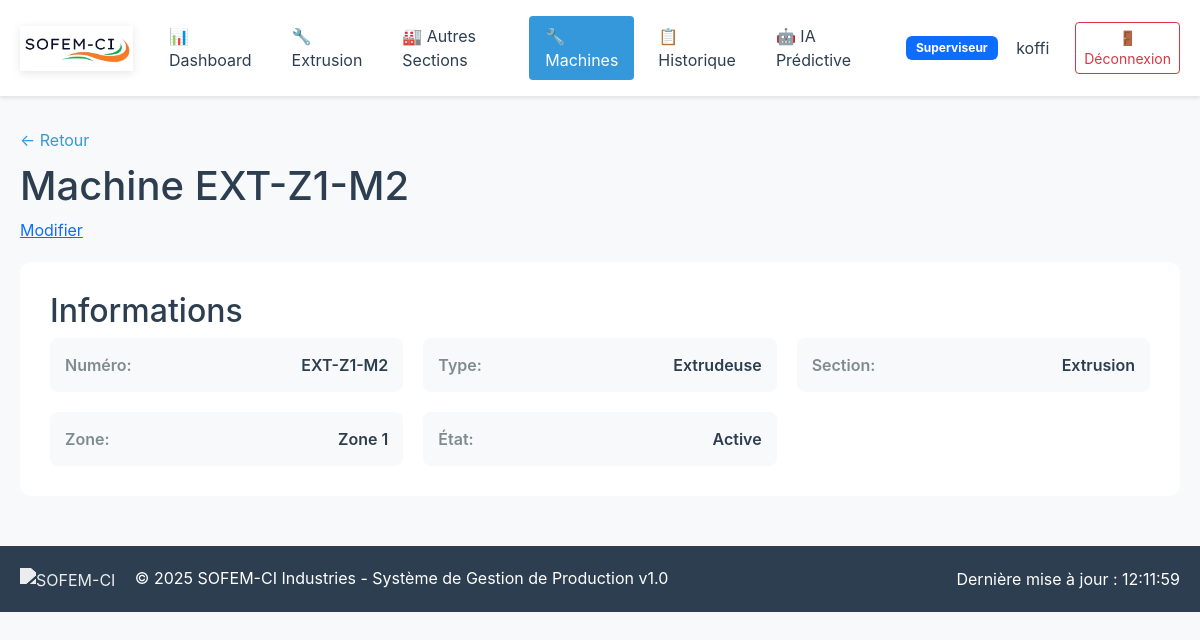
Screenshot of /machines/21/ (signed in) with the database file from the repository.
### sofemci/models/users.py (models this page shows, shortened)
class CustomUser(AbstractUser):
    ROLES = [
        ('admin', 'Administrateur'),
        ('chef_extrusion', 'Chef Zone Extrusion'),
        ('chef_soudure', 'Chef Zone Soudure'),
        ('chef_imprimerie', 'Chef Zone Imprimerie'),
        ('chef_recyclage', 'Chef Zone Recyclage'),
        ('superviseur', 'Superviseur'),
        ('direction', 'Direction'),
    ]
    role = models.CharField(max_length=20, choices=ROLES, default='superviseur')
    telephone = models.CharField(max_length=20, blank=True)
    date_embauche = models.DateField(null=True, blank=True)
    actif = models.BooleanField(default=True)
    class Meta:
        verbose_name = "Utilisateur"
        verbose_name_plural = "Utilisateurs"

### sofemci/models/machines.py (models this page shows, shortened)
class Machine(models.Model):
    TYPES_MACHINE = [
        ('extrudeuse', 'Extrudeuse'),
        ('refroidisseur', 'Refroidisseur'),
        ('enrouleur', 'Enrouleur'),
        ('imprimante', 'Imprimante'),
        ('soudeuse', 'Soudeuse'),
        ('moulinex', 'Moulinex'),
    ]
    ETATS = [
        ('actif', 'Active'),
        ('maintenance', 'Maintenance'),
        ('arret', 'Arrêtée'),
        ('panne', 'En Panne'),
    ]
    SECTIONS = [
        ('extrusion', 'Extrusion'),
        ('imprimerie', 'Imprimerie'),
        ('soudure', 'Soudure'),
        ('recyclage', 'Recyclage'),
    ]
    PROVENANCE_CHOICES = [
        ('chine', 'Chine'),
        ('allemagne', 'Allemagne'),
        ('italie', 'Italie'),
        ('france', 'France'),
        ('usa', 'États-Unis'),
        ('japon', 'Japon'),
        ('autre', 'Autre'),
    ]
    numero = models.CharField(max_length=10)
    type_machine = models.CharField(max_length=20, choices=TYPES_MACHINE)
    section = models.CharField(max_length=20, choices=SECTIONS)
    zone_extrusion = models.ForeignKey('ZoneExtrusion', on_delete=models.CASCADE, null=True, blank=True)
    etat = models.CharField(max_length=15, choices=ETATS, default='actif')
    date_installation = models.DateField(null=True, blank=True)
    derniere_maintenance = models.DateField(null=True, blank=True)
    capacite_horaire = models.DecimalField(max_digits=10, decimal_places=2, null=True, blank=True)
    observations = models.TextField(blank=True)
    provenance = models.CharField(
        max_length=20,
        choices=PROVENANCE_CHOICES,
        default='autre',
        verbose_name="Provenance",
        help_text="Pays d'origine de la machine"
    )
    est_nouvelle = models.BooleanField(
        default=True,
        verbose_name="Machine neuve",
        help_text="Indique si la machine était neuve lors de l'installation"
    )
    heures_fonctionnement_totales = models.DecimalField(
        max_digits=10,
        decimal_places=2,
        default=0,
        verbose_name="Heures de fonctionnement totales",
        help_text="Nombre total d'heures depuis installation"
    )
    heures_depuis_derniere_maintenance = models.DecimalField(
        max_digits=10,
        decimal_places=2,
        default=0,
        verbose_name="Heures depuis dernière maintenance"
    )
    prochaine_maintenance_prevue = models.DateField(
        null=True,
        blank=True,
        verbose_name="Prochaine maintenance prévue"
    )
    frequence_maintenance_jours = models.IntegerField(
        default=90,
        verbose_name="Fréquence maintenance (jours)",
        help_text="Intervalle recommandé entre maintenances"
    )
    nombre_pannes_totales = models.IntegerField(
        default=0,
        verbose_name="Nombre de pannes totales"
    )
    nombre_pannes_6_derniers_mois = models.IntegerField(
        default=0,
        verbose_name="Pannes - 6 derniers mois"
    )
    nombre_pannes_1_dernier_mois = models.IntegerField(
        default=0,
        verbose_name="Pannes - dernier mois"
    )
    date_derniere_panne = models.DateTimeField(
        null=True,
        blank=True,
        verbose_name="Date dernière panne"
    )
    duree_moyenne_reparation = models.DecimalField(
        max_digits=6,
        decimal_places=2,
        default=0,
        verbose_name="Durée moyenne réparation (heures)"
    )
    consommation_electrique_kwh = models.DecimalField(
        max_digits=10,
        decimal_places=2,
        default=0,
        verbose_name="Consommation électrique actuelle (kWh)",
        help_text="Consommation moyenne par heure"
    )
    consommation_electrique_nominale = models.DecimalField(
        max_digits=10,
        decimal_places=2,
        default=0,
        verbose_name="Consommation nominale (kWh)",
        help_text="Consommation normale à pleine charge"
    )
    temperature_actuelle = models.DecimalField(
        max_digits=5,
        decimal_places=2,
        null=True,
        blank=True,
        verbose_name="Température actuelle (°C)"
    )
    temperature_nominale = models.DecimalField(
        max_digits=5,
        decimal_places=2,
        default=0,
        verbose_name="Température nominale (°C)",
        help_text="Température normale de fonctionnement"
    )
    temperature_max_autorisee = models.DecimalField(
        max_digits=5,
        decimal_places=2,
        default=0,
        verbose_name="Température max autorisée (°C)"
    )
    score_sante_global = models.DecimalField(
        max_digits=5,
        decimal_places=2,
        default=100,
        verbose_name="Score santé global (%)",
        help_text="Score calculé par l'IA (0-100)"
    )
    probabilite_panne_7_jours = models.DecimalField(
        max_digits=5,
        decimal_places=2,
        default=0,
        verbose_name="Probabilité panne 7 jours (%)",
        help_text="Risque de panne dans les 7 prochains jours"
    )
    probabilite_panne_30_jours = models.DecimalField(
        max_digits=5,
        decimal_places=2,
        default=0,
        verbose_name="Probabilité panne 30 jours (%)"
    )
    anomalie_detectee = models.BooleanField(
        default=False,
        verbose_name="Anomalie détectée"
    )
    type_anomalie = models.CharField(
        max_length=100,
        blank=True,
        verbose_name="Type d'anomalie",
        help_text="Ex: Surchauffe, Surconsommation, Vibrations"
    )
    date_derniere_analyse_ia = models.DateTimeField(
        null=True,
        blank=True,
        verbose_name="Dernière analyse IA"
    )
    derniere_mise_a_jour_donnees = models.DateTimeField(
        auto_now=True,
        verbose_name="Dernière mise à jour données"
    )
    class Meta:
        unique_together = ['numero', 'section']
        ordering = ['section', 'numero']
        verbose_name = "Machine"
        verbose_name_plural = "Machines"

### sofemci/models/base.py (models this page shows, shortened)
class ZoneExtrusion(models.Model):
    numero = models.IntegerField(unique=True, validators=[MinValueValidator(1), MaxValueValidator(5)])
    nom = models.CharField(max_length=50)
    nombre_machines_max = models.IntegerField(default=4)
    chef_zone = models.ForeignKey('CustomUser', on_delete=models.SET_NULL, null=True, blank=True)
    active = models.BooleanField(default=True)
    class Meta:
        verbose_name = "Zone Extrusion"
        verbose_name_plural = "Zones Extrusion"
        ordering = ['numero']

### sofemci/views/machines.py (the view)
# urls.py: path('machines/<int:machine_id>/', views.machine_detail_view, name='machine_detail'),
@login_required
def machine_detail_view(request, machine_id):
    machine = get_object_or_404(Machine, id=machine_id)
    historique = []
    if machine.section == 'extrusion' and machine.zone_extrusion:
        from ..models import ProductionExtrusion
        historique = ProductionExtrusion.objects.filter(
            zone=machine.zone_extrusion
        ).order_by('-date_production')[:10]
    context = {
        'machine': machine,
        'historique': historique,
    }
    return render(request, 'machine_detail.html', context)

### sofemci/context_processors.py (called while the page is built)
def sofemci_config(request):
    return {
        'SOFEMCI_CONFIG': getattr(settings, 'SOFEMCI_CONFIG', {}),
        'COMPANY_NAME': getattr(settings, 'SOFEMCI_CONFIG', {}).get('COMPANY_NAME', 'SOFEM-CI'),
        'DEBUG': settings.DEBUG,
    }

### templates/machine_detail.html (shortened to what this page needs)
{% extends 'base.html' %}
{% load static %}
{% block content %}
<div class="container">
    <div class="page-header">
        <div>
            <a href="{% url 'machines_list' %}" class="back-link">← Retour</a>
            <h1>Machine {{ machine.numero }}</h1>
        </div>
        <a href="{% url 'machine_edit' machine.id %}" class="btn-primary">Modifier</a>
    </div>
    <div class="detail-card">
        <h2>Informations</h2>
        <div class="info-grid">
            <div class="info-item">
                <span class="label">Numéro:</span>
                <span class="value">{{ machine.numero }}</span>
            </div>
            <div class="info-item">
                <span class="label">Type:</span>
                <span class="value">{{ machine.get_type_machine_display }}</span>
            </div>
            <div class="info-item">
                <span class="label">Section:</span>
                <span class="value">{{ machine.get_section_display }}</span>
            </div>
            {% if machine.zone_extrusion %}
            <div class="info-item">
                <span class="label">Zone:</span>
                <span class="value">Zone {{ machine.zone_extrusion.numero }}</span>
            </div>
            {% endif %}
            <div class="info-item">
                <span class="label">État:</span>
                <span class="value">{{ machine.get_etat_display }}</span>
            </div>
        </div>
    </div>
</div>
{% endblock %}

### templates/base.html (shortened to what this page needs)
{% load static %}
<!DOCTYPE html>
<html lang="fr">
<head>
    <link href="https://cdn.jsdelivr.net/npm/bootstrap@5.3.0/dist/css/bootstrap.min.css" rel="stylesheet">
</head>
<body class="{% block body_class %}{% endblock %}">
   {% if user.is_authenticated %}
<nav class="navbar">
    <div class="container">
        <div class="d-flex justify-content-between align-items-center w-100">
            <div>
                <a href="{% url 'dashboard' %}" class="navbar-brand">
                    <img src="{% static 'img/logo_sofem_ci.jpeg' %}" alt="SOFEM-CI Logo" class="navbar-logo">
                </a>
            </div>
            <div class="d-flex align-items-center">
                <div class="nav-menu d-flex">
                    <a href="{% url 'dashboard' %}" class="nav-link {% if request.resolver_match.url_name == 'dashboard' %}active{% endif %}">
                        📊 Dashboard
                    </a>
                    {% if user.role in 'chef_extrusion,superviseur,admin' %}
                    <a href="{% url 'saisie_extrusion' %}" class="nav-link {% if request.resolver_match.url_name == 'saisie_extrusion' %}active{% endif %}">
                        🔧 Extrusion
                    </a>
                    {% endif %}
                    {% if user.role in 'chef_imprimerie,chef_soudure,chef_recyclage,superviseur,admin' %}
                    <a href="{% url 'saisie_sections' %}" class="nav-link {% if request.resolver_match.url_name == 'saisie_sections' %}active{% endif %}">
                        🏭 Autres Sections
                    </a>
                    {% endif %}
                    {% if user.role in 'superviseur,admin' %}
                    <a href="{% url 'machines_list' %}" class="nav-link {% if 'machine' in request.resolver_match.url_name %}active{% endif %}">
                        🔧 Machines
                    </a>
                    {% endif %}
                    <a href="{% url 'historique' %}" class="nav-link {% if request.resolver_match.url_name == 'historique' %}active{% endif %}">
                        📋 Historique
                    </a>
                    {% if user.role in 'superviseur,admin,direction' %}
                    <a href="{% url 'dashboard_ia' %}" class="nav-link">
                      🤖 IA Prédictive
                    </a>
                    {% endif %}
                </div>
                <div class="ms-4 user-info">
                    <span class="badge bg-primary">{{ user.get_role_display|default:user.role }}</span>
                    <span class="ms-2">{{ user.get_full_name|default:user.username }}</span>
                    <a href="{% url 'logout' %}" class="btn btn-sm btn-outline-danger ms-3">
                        🚪 Déconnexion
                    </a>
                </div>
            </div>
        </div>
    </div>
</nav>
{% endif %}
    <main class="{% if user.is_authenticated %}main-content{% else %}auth-main{% endif %}">
        {% block content %}{% endblock %}
    </main>
    {% if user.is_authenticated %}
        <footer class="main-footer">
            <div class="footer-content">
                <div class="footer-left">
                    <img src="{% static 'images/logo-sofem-ci.png' %}" alt="SOFEM-CI" class="footer-logo">
                    <span>&copy; 2025 SOFEM-CI Industries - Système de Gestion de Production v1.0</span>
                </div>
                <div class="footer-right">
                    <span id="last-update">Dernière mise à jour : {{ "now"|date:"H:i:s" }}</span>
                </div>
            </div>
        </footer>
    {% endif %}
</body>
</html>

### templates/base.html (style rules this page uses)
:root { --primary-color: #3498db; --secondary-color: #2c3e50; --success-color: #27ae60; --warning-color: #f39c12; --danger-color: #e74c3c; --light-bg: #f8f9fa; --border-color: #e1e8ed; --text-dark: #2c3e50; --text-light: #7f8c8d; }
body { font-family: -apple-system, BlinkMacSystemFont, 'Segoe UI', Roboto, 'Helvetica Neue', Arial, sans-serif; background-color: var(--light-bg); color: var(--text-dark); }
.navbar { background: white; box-shadow: 0 2px 4px rgba(0,0,0,0.1); padding: 1rem 0; margin-bottom: 2rem; }
.navbar-brand { display: flex; align-items: center; gap: 12px; font-size: 1.5rem; font-weight: 700; color: var(--text-dark) !important; text-decoration: none; transition: transform 0.3s ease; }
.navbar-logo { height: 45px; width: auto; filter: drop-shadow(0 2px 4px rgba(0,0,0,0.1)); }
.nav-link { color: var(--text-dark); padding: 0.5rem 1rem; margin: 0 0.25rem; border-radius: 0.25rem; transition: all 0.3s ease; }
.nav-link.active { background: var(--primary-color); color: white; }
.container { max-width: 1400px; margin: 0 auto; padding: 0 20px; }
.main-footer { background: var(--secondary-color); color: white; padding: 20px 0; margin-top: 50px; }
.footer-content { max-width: 1400px; margin: 0 auto; padding: 0 20px; display: flex; justify-content: space-between; align-items: center; }
.footer-logo { height: 35px; width: auto; margin-right: 15px; vertical-align: middle; filter: brightness(0) invert(1); opacity: 0.9; }
.user-info { display: flex; align-items: center; gap: 10px; }
.badge { font-size: 0.75rem; padding: 0.35rem 0.65rem; }

### templates/machine_detail.html (style rules this page uses)
.back-link { color: #3498db; text-decoration: none; margin-bottom: 10px; display: inline-block; }
.detail-card { background: white; padding: 30px; border-radius: 12px; margin-top: 20px; }
.info-grid { display: grid; grid-template-columns: repeat(auto-fit, minmax(300px, 1fr)); gap: 20px; }
.info-item { display: flex; justify-content: space-between; padding: 15px; background: #f8f9fa; border-radius: 8px; }
.info-item .label { font-weight: 600; color: #7f8c8d; }
.info-item .value { font-weight: 600; color: #2c3e50; }

### rows the page displays
CustomUser: role "Superviseur", get_full_name "koffi"
Machine: numero "EXT-Z1-M2", type_machine "Extrudeuse", section "Extrusion", zone_extrusion.numero "1", etat "Active"
